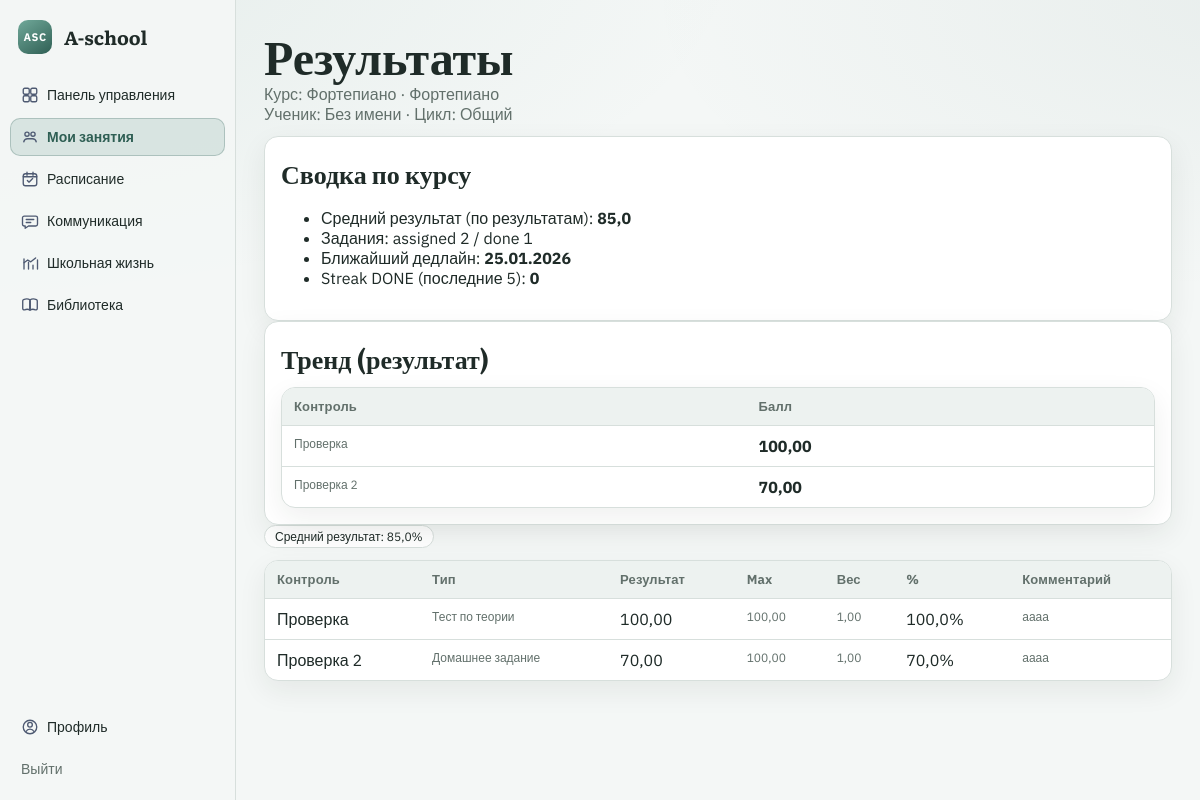
The page /courses/6/grades/ (signed in) on the database as committed earlier.
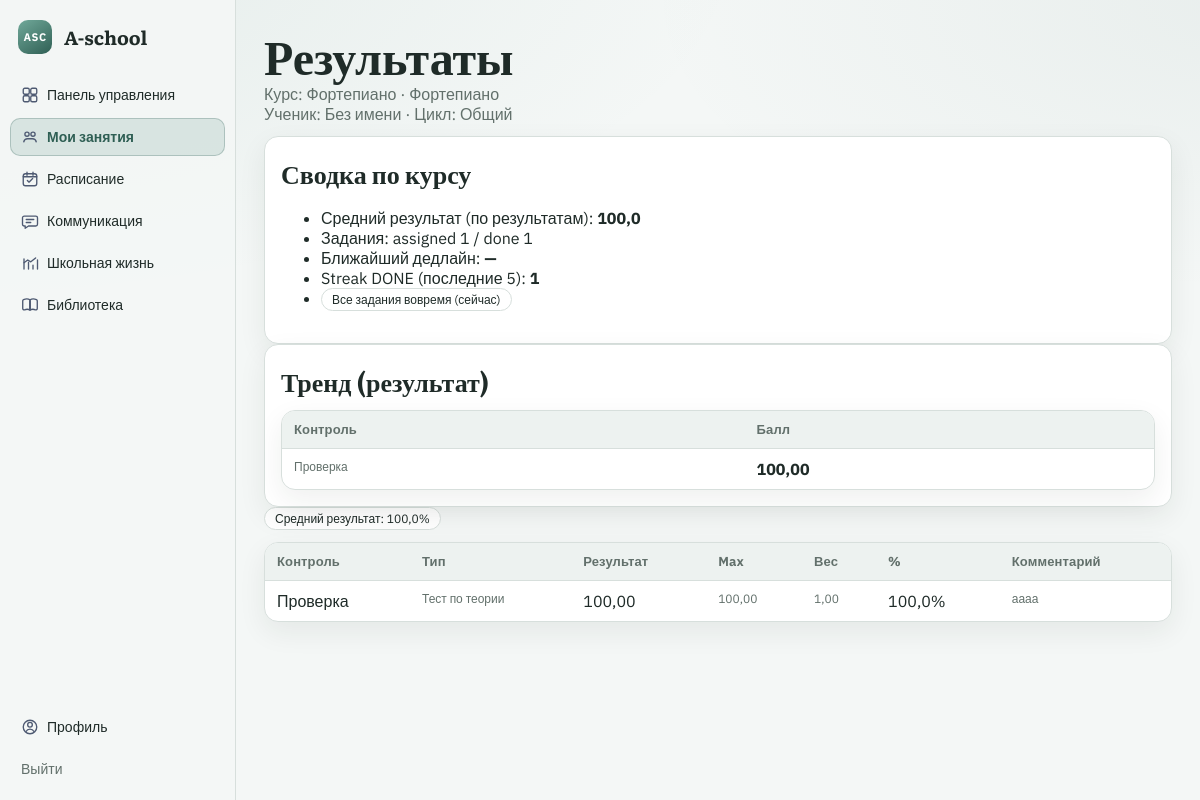
The same page on the database as committed later.
### apps/school/models.py (models this page shows, shortened)
class Course(models.Model):
    name = models.CharField(max_length=200)
    course_type = models.ForeignKey(CourseType, on_delete=models.PROTECT, related_name="courses")
    teacher = models.ForeignKey(
        settings.AUTH_USER_MODEL,
        on_delete=models.SET_NULL,
        null=True,
        blank=True,
        related_name="teaching_courses",
    )

class CourseType(models.Model):
    name = models.CharField(max_length=120, unique=True)
    class Meta:
        ordering = ("name",)

### apps/accounts/models.py (models this page shows, shortened)
class Profile(models.Model):
    class Role(models.TextChoices):
        ADMIN = "ADMIN", "Администратор"
        TEACHER = "TEACHER", "Преподаватель"
        STUDENT = "STUDENT", "Ученик"
        PARENT = "PARENT", "Родитель"
    class Cycle(models.TextChoices):
        GENERAL = "GENERAL", "Общий"
        ACCELERATED = "ACCELERATED", "Ускоренный"
        EXTRA = "EXTRA", "Дополнительный"
    user = models.OneToOneField(settings.AUTH_USER_MODEL, on_delete=models.CASCADE, related_name="profile")
    role = models.CharField(max_length=16, choices=Role.choices)
    cycle = models.CharField(max_length=16, choices=Cycle.choices, default=Cycle.GENERAL)
    school_grade = models.CharField(max_length=20, blank=True, default="")

### apps/gradebook/models.py (models this page shows, shortened)
class Assessment(models.Model):
    class AssessmentType(models.TextChoices):
        HOMEWORK = "HOMEWORK", "Домашнее задание"
        PERFORMANCE = "PERFORMANCE", "Выступление"
        JURY = "JURY", "Жюри"
        THEORY_TEST = "THEORY_TEST", "Тест по теории"
    course = models.ForeignKey(Course, on_delete=models.CASCADE, related_name="assessments")
    title = models.CharField(max_length=200)
    assessment_type = models.CharField(max_length=32, choices=AssessmentType.choices)
    max_score = models.DecimalField(max_digits=6, decimal_places=2, default=100)
    weight = models.DecimalField(max_digits=6, decimal_places=2, default=1)
    source_assignment = models.OneToOneField(
        "homework.Assignment",
        null=True,
        blank=True,
        on_delete=models.SET_NULL,
        related_name="assessment",
    )
    class Meta:
        unique_together = ("course", "title")
        ordering = ("id",)

class Grade(models.Model):
    assessment = models.ForeignKey(Assessment, on_delete=models.CASCADE, related_name="grades")
    student = models.ForeignKey(settings.AUTH_USER_MODEL, on_delete=models.CASCADE, related_name="grades")
    score = models.DecimalField(max_digits=6, decimal_places=2, null=True, blank=True)
    comment = models.TextField(blank=True, default="")
    class Meta:
        unique_together = ("assessment", "student")

### apps/gradebook/views.py (the view, shortened to what this page needs)
# urls.py: path("courses/<int:course_id>/grades/", student_course_grades, name="student_course_grades"),
@role_required(Profile.Role.STUDENT, Profile.Role.PARENT)
def student_course_grades(request, course_id: int):
    course = get_object_or_404(Course, id=course_id)
    profile = request.user.profile
    if profile.role == Profile.Role.STUDENT:
        student = request.user
        if not Enrollment.objects.filter(course=course, student=student).exists():
            return HttpResponseForbidden("Вы не записаны на этот курс.")
    assessments = list(Assessment.objects.filter(course=course).order_by("id"))
    grades = Grade.objects.filter(assessment__in=assessments, student=student).select_related("assessment")
    grades_by_assessment_id = {g.assessment_id: g for g in grades}
    avg_percent = compute_average_percent(assessments, grades_by_assessment_id)
    from apps.homework.models import AssignmentTarget
    from django.utils import timezone
    today = timezone.localdate()
    non_null_scores = [g.score for g in grades_by_assessment_id.values() if g.score is not None]
    avg_val = None
    if non_null_scores:
        try:
            avg_val = sum([float(x) for x in non_null_scores]) / len(non_null_scores)
            avg_val = round(avg_val, 2)
        except Exception:
            avg_val = None
    targets_qs = AssignmentTarget.objects.filter(student=student, assignment__course=course).select_related("assignment")
    assigned_cnt = targets_qs.count()
    done_cnt = targets_qs.filter(status=AssignmentTarget.Status.DONE).count()
    next_due = (
        targets_qs.filter(status=AssignmentTarget.Status.TODO)
        .order_by("assignment__due_date")
        .values_list("assignment__due_date", flat=True)
        .first()
    )
    next_due_str = next_due.strftime("%d.%m.%Y") if next_due else None
    last_targets = list(targets_qs.order_by("-assignment__due_date")[:5])
    streak = 0
    for t in last_targets:
        if t.status == AssignmentTarget.Status.DONE:
            streak += 1
        else:
            break
    late_exists = targets_qs.filter(status=AssignmentTarget.Status.TODO, assignment__due_date__lt=today).exists()
    badge = None
    if assigned_cnt > 0 and not late_exists:
        badge = "Все задания вовремя (сейчас)"
    trend = []
    for a in assessments:
        g = grades_by_assessment_id.get(a.id)
        if g and g.score is not None:
            trend.append({"label": f"{a.title}", "score": g.score})
    summary = {
        "avg": avg_val,
        "assigned": assigned_cnt,
        "done": done_cnt,
        "next_due": next_due_str,
        "streak": streak,
        "badge": badge,
    }
    rows = []
    for a in assessments:
        g = grades_by_assessment_id.get(a.id)
        score = g.score if g else None
        comment = g.comment if g else ""
        percent = None
        if score is not None and a.max_score:
            try:
                percent = (Decimal(score) / Decimal(a.max_score)) * Decimal("100")
            except Exception:
                percent = None
        rows.append(
            {
                "assessment": a,
                "score": score,
                "comment": comment,
                "percent": percent,
                "max_score": a.max_score,
                "weight": a.weight,
            }
        )
    return render(
        request,
        "gradebook/student_course_grades.html",
        {
            "course": course,
            "student": student,
            "rows": rows,
            "avg_percent": avg_percent,
            "summary": summary,
            "trend": trend,
        },
    )

### templates/gradebook/student_course_grades.html (shortened to what this page needs)
{% extends "base.html" %}
{% block content %}
  <h1>Результаты</h1>
  <p class="muted">
    Курс: {{ course.name }} · {{ course.course_type.name }}<br/>
    Ученик: {{ student.get_full_name|default:"Без имени" }} · Цикл: {{ student.profile.get_cycle_display }}
  </p>
  <div class="card">
    <h2>Сводка по курсу</h2>
    <ul>
      <li>
        Средний результат (по результатам):
        <strong>{{ summary.avg|default:"—" }}</strong>
      </li>
      <li>
        Задания: assigned {{ summary.assigned }} / done {{ summary.done }}
      </li>
      <li>
        Ближайший дедлайн:
        <strong>{{ summary.next_due|default:"—" }}</strong>
      </li>
      <li>
        Streak DONE (последние 5):
        <strong>{{ summary.streak }}</strong>
      </li>
      {% if summary.badge %}
        <li><span class="tag">{{ summary.badge }}</span></li>
      {% endif %}
    </ul>
  </div>
  <div class="card">
    <h2>Тренд (результат)</h2>
    {% if not trend %}
      <p class="muted">Пока нет выставленных результатов.</p>
    {% else %}
      <div class="table-wrap">
        <table class="table">
          <thead>
            <tr>
              <th>Контроль</th>
              <th>Балл</th>
            </tr>
          </thead>
          <tbody>
            {% for t in trend %}
              <tr>
                <td class="muted small">{{ t.label }}</td>
                <td><strong>{{ t.score }}</strong></td>
              </tr>
            {% endfor %}
          </tbody>
        </table>
      </div>
    {% endif %}
  </div>
  {% if avg_percent != None %}
    <p><span class="tag">Средний результат: {{ avg_percent|floatformat:1 }}%</span></p>
  {% else %}
    <p class="muted">Средний результат: нет данных</p>
  {% endif %}
  {% if rows %}
    <div class="table-wrap">
      <table class="table">
        <thead>
          <tr>
            <th>Контроль</th>
            <th>Тип</th>
            <th>Результат</th>
            <th>Max</th>
            <th>Вес</th>
            <th>%</th>
            <th>Комментарий</th>
          </tr>
        </thead>
        <tbody>
          {% for r in rows %}
            <tr>
              <td>{{ r.assessment.title }}</td>
              <td class="muted small">{{ r.assessment.get_assessment_type_display }}</td>
              <td>{% if r.score != None %}{{ r.score }}{% else %}<span class="muted">—</span>{% endif %}</td>
              <td class="muted small">{{ r.max_score }}</td>
              <td class="muted small">{{ r.weight }}</td>
              <td>
                {% if r.percent != None %}
                  {{ r.percent|floatformat:1 }}%
                {% else %}
                  <span class="muted">—</span>
                {% endif %}
              </td>
              <td class="muted small">{% if r.comment %}{{ r.comment }}{% else %}—{% endif %}</td>
            </tr>
          {% endfor %}
        </tbody>
      </table>
    </div>
  {% else %}
    <p class="muted">Нет контрольных точек.</p>
  {% endif %}
{% endblock %}

### templates/base.html (shortened to what this page needs)
{% load static %}
<!doctype html>
<html lang="ru">
<head>
  <link rel="stylesheet" href="{% static 'css/main.css' %}">
</head>
<body>
  {% if user.is_authenticated %}
    <div class="app-layout">
      <aside class="sidebar">
        <a href="/dashboard" class="brand-block">
          <span class="brand-logo">ASC</span>
          <span class="brand-text">
            <strong>A-school</strong>
          </span>
        </a>
        <nav class="sidebar-nav">
          <a class="nav-item {% if request.path == '/dashboard' %}active{% endif %}" href="/dashboard">
            {% include "partials/icon.html" with name="dashboard-grid" %}
            <span class="nav-label">Панель управления</span>
          </a>
          {% if user.profile.role == "TEACHER" %}
            <a class="nav-item {% if '/teacher/class/' in request.path or '/teacher/students/' in request.path %}active{% endif %}" href="/teacher/class/">
              {% include "partials/icon.html" with name="class-group" %}
              <span class="nav-label">Мои занятия</span>
            </a>
          {% else %}
            <a class="nav-item {% if '/courses/' in request.path or '/students/' in request.path or '/portfolio/' in request.path %}active{% endif %}" href="/courses/">
              {% include "partials/icon.html" with name="class-group" %}
              <span class="nav-label">Мои занятия</span>
            </a>
          {% endif %}
          <a class="nav-item {% if '/calendar/' in request.path or '/attendance/' in request.path %}active{% endif %}" href="/calendar/">
            {% include "partials/icon.html" with name="schedule-calendar" %}
            <span class="nav-label">Расписание</span>
          </a>
          <a class="nav-item {% if '/communication/' in request.path %}active{% endif %}" href="/communication/">
            {% include "partials/icon.html" with name="messages-chat" %}
            <span class="nav-label">Коммуникация</span>
          </a>
          <a class="nav-item {% if '/school-life/' in request.path %}active{% endif %}" href="/school-life/">
            {% include "partials/icon.html" with name="progress-chart" %}
            <span class="nav-label">Школьная жизнь</span>
          </a>
          <a class="nav-item {% if '/library/' in request.path %}active{% endif %}" href="/library/">
            {% include "partials/icon.html" with name="library-book" %}
            <span class="nav-label">Библиотека</span>
          </a>
        </nav>
        <div class="sidebar-footer">
          <a class="nav-item" href="/profile/">
            {% include "partials/icon.html" with name="profile-user" %}
            <span class="nav-label">Профиль</span>
          </a>
          <a class="nav-item nav-item--logout" href="/logout">Выйти</a>
        </div>
      </aside>
      <main class="content-area">
  {% else %}
    <main class="auth-main">
  {% endif %}
    {% block content %}{% endblock %}
  </main>
  {% if user.is_authenticated %}
    </div>
  {% endif %}
</body>
</html>

### templates/partials/icon.html
{% load static %}
<img
  class="{% if class_name %}{{ class_name }}{% else %}nav-icon{% endif %}"
  src="{% static 'icons/basil/'|add:name|add:'.svg' %}"
  alt=""
  width="{{ size|default:'18' }}"
  height="{{ size|default:'18' }}"
  aria-hidden="true"
>

Rows that differ between the two databases and show on the page:
removed Assessment: label "Проверка 2", assessment "Проверка 2", assessment.assessment_type "Домашнее задание", score "70,00", max_score "100,00", weight "1,00", percent "70,0", comment "аааа"
removed Grade: score "70,00"
Other text that changed with them:
{{ summary.avg|default:"—" }}: "85,0" → "100,0"
{{ summary.assigned }}: "2" → "1"
{{ summary.next_due|default:"—" }}: "25.01.2026" → "—"
{{ summary.streak }}: "0" → "1"
{{ summary.badge }}: (not shown) → "Все задания вовремя (сейчас)"
{{ avg_percent|floatformat:1 }}: "85,0" → "100,0"
